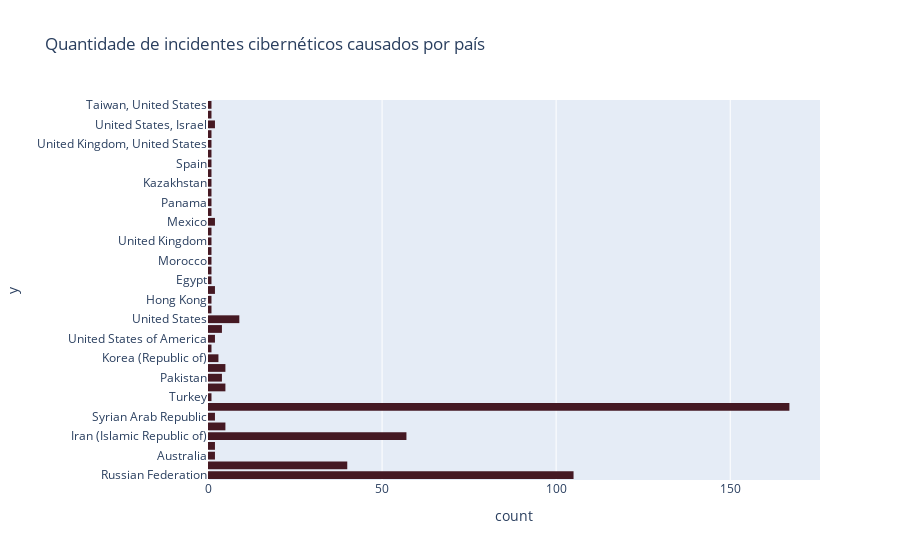

Notebook code cell kept with this figure:
### Markdown cell above
## Plotagem de países que mais causam incidentes cibernéticos.

### Code cell
fig = px.histogram(y = dado["Sponsor"], color_discrete_sequence = ["#451923"],
                   title = "Quantidade de incidentes cibernéticos causados por país")
fig.show()

### Figure 1 — Plotly figure (JSON) as saved in the notebook; plotly's stock layout.template omitted (floating-point values rounded to 4 significant figures; data arrays with more than 128 entries replaced by an {"elided": "..."} marker saying what was removed)
{"data": [{"alignmentgroup": "True", "bingroup": "y", "hovertemplate": "count=%{x}<br>y=%{y}<extra></extra>", "legendgroup": "", "marker": {"color": "#451923"}, "name": "", "offsetgroup": "", "orientation": "h", "showlegend": false, "type": "histogram", "xaxis": "x", "y": {"elided": "481 str values"}, "yaxis": "y"}], "layout": {"barmode": "relative", "legend": {"tracegroupgap": 0}, "title": {"text": "Quantidade de incidentes cibernéticos causados por país"}, "xaxis": {"anchor": "y", "domain": [0, 1], "title": {"text": "count"}}, "yaxis": {"anchor": "x", "domain": [0, 1], "title": {"text": "y"}}}}
